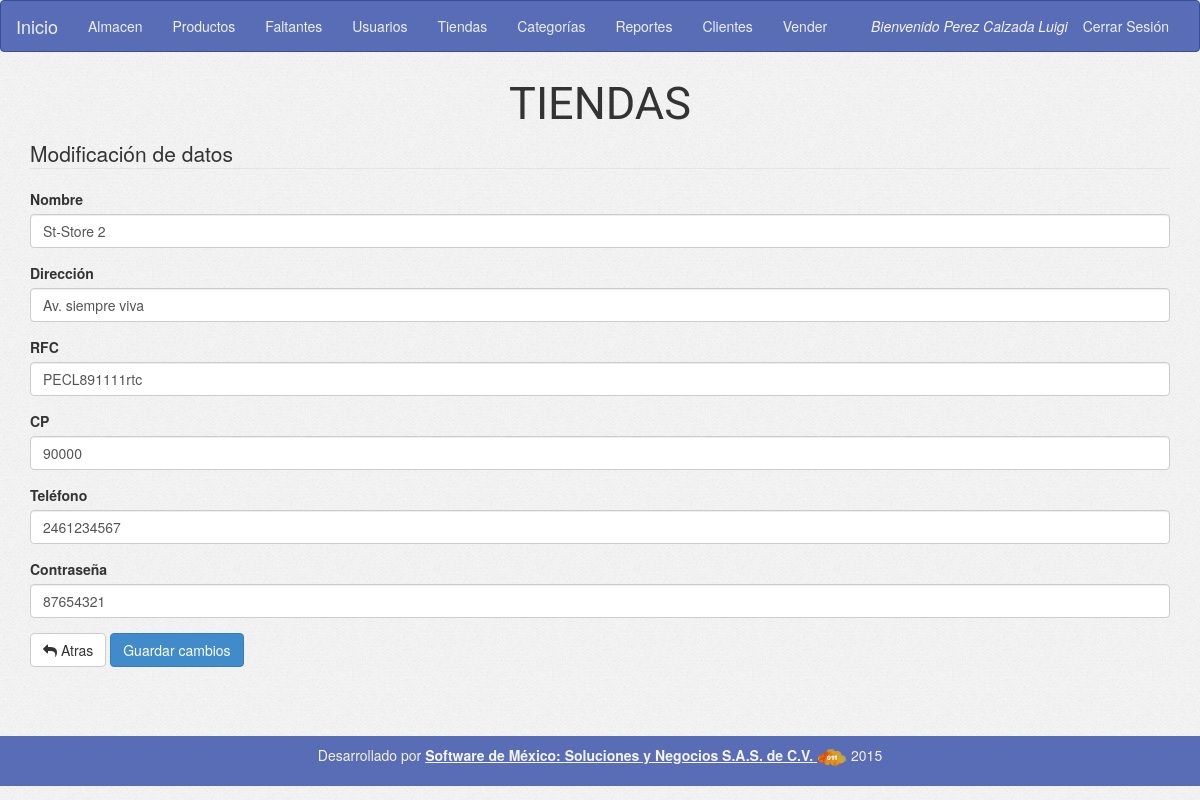
/cotizador/form_update_store.php?id=13 (signed in), run on the app's committed database.
### tables this page shows
CREATE TABLE `tiendas` (
  `id` int(11) NOT NULL,
  `nombre` varchar(50) NOT NULL,
  `direccion` varchar(100) NOT NULL,
  `rfc` varchar(13) NOT NULL,
  `cp` int(5) NOT NULL,
  `tel` varchar(15) NOT NULL,
  `num_sess` int(2) NOT NULL,
  `latitud` varchar(20) NOT NULL,
  `longitud` varchar(20) NOT NULL,
  `password` varchar(15) NOT NULL,
  `created` date NOT NULL,
  `updated` date NOT NULL,
  `activo` tinyint(4) NOT NULL
);

### cotizador/config/conexion.php (called while the page is built, shortened)
<?php
        $tStore="tiendas";
?>

### cotizador/form_update_store.php (the view, shortened to what this page needs)
<?php
include('config/conexion.php');
include('header.php');
include ('menu.php');
if (!isset($_SESSION['sessA']))
  echo '<div class="row"><div class="col-sm-12 text-center"><h2>No ha iniciado sesión de Administrador</h2></div></div>';
else if ($_SESSION['perfil'] != "1")
  echo '<div class="row><div class="col-sm-12 text-center"><h2>No tienes permiso para entrar a esta sección</h2></div></div>';
else {
  $storeId = $_GET['id'];
  $sqlGetStore = "SELECT * FROM $tStore WHERE id='$storeId' ";
  $resGetStore = $con->query($sqlGetStore);
  $rowGetStore = $resGetStore->fetch_assoc();
  ?>
  <div class="container">
    <div class="row">
      <div class="titulo-crud text-center">
        TIENDAS
      </div>
      <div class="col-md-12">
        <legend>Modificación de datos</legend>
        <form id="formUpdStore" name="formUpdStore" method="POST">
          <div class="form-group">
            <label>Nombre</label>
            <input type="text" name="inputNombre" id="inputNombre" value="<?= $rowGetStore['nombre']; ?>" class="form-control">
          </div>
          <div class="form-group">
            <label>Dirección</label>
            <input type="text" name="inputDir" id="inputDir" value="<?= $rowGetStore['direccion']; ?>" class="form-control">
          </div>
          <div class="form-group">
            <label>RFC</label>
            <input type="text" name="inputRfc" id="inputRfc" value="<?= $rowGetStore['rfc']; ?>" class="form-control">
          </div>
          <div class="form-group">
            <label>CP</label>
            <input type="text" name="inputCp" id="inputCp" value="<?= $rowGetStore['cp']; ?>" class="form-control">
          </div>
          <div class="form-group">
            <label>Teléfono</label>
            <input type="text" name="inputTel" id="inputTel" value="<?= $rowGetStore['tel']; ?>" class="form-control">
          </div>
          <div class="form-group">
            <label>Contraseña</label>
            <input type="text" name="inputPass" id="inputPass" value="<?= $rowGetStore['password']; ?>" class="form-control">
          </div>
          <a href="form_select_store.php" class="btn btn-default"><i class="fa fa-mail-reply"></i> Atras</a>
          <button type="submit" class="btn btn-primary" >Guardar cambios</button>
        </form>
      </div>
    </div>
    <br>
  </div>
  <?php
}
include ('footer.php');
?>

### cotizador/assets/css/application.css (style rules this page uses)
body { min-height: 100%; background-image: url("../img/bg.jpg"); }
.titulo-crud { font-size: 4.5rem; font-family: 'Roboto', sans-serif; padding-bottom: .2rem; }
.container { min-height: 83%; }

### data on the page
tiendas: inputNombre "St-Store 2", inputDir "Av. siempre viva", inputRfc "PECL891111rtc", inputCp "90000", inputTel "2461234567", inputPass "87654321"

### other printed values
$_SESSION['userName'] "Perez Calzada Luigi"
